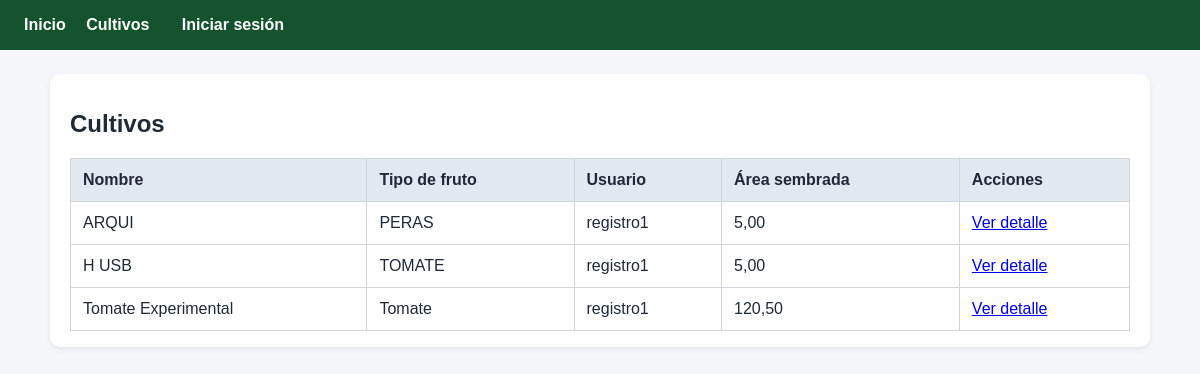
Page /cultivos/ on the committed database.
### cultivos/models.py (models this page shows, shortened)
class Cultivo(models.Model):
	usuario = models.ForeignKey(User, on_delete=models.CASCADE, related_name='cultivos')
	nombre = models.CharField(max_length=200)
	tipo_fruto = models.CharField(max_length=100)
	ubicacion = models.CharField(max_length=255)
	latitud = models.DecimalField(max_digits=10, decimal_places=6, null=True, blank=True)
	longitud = models.DecimalField(max_digits=10, decimal_places=6, null=True, blank=True)
	area_sembrada = models.DecimalField(max_digits=10, decimal_places=2)
	fecha_siembra = models.DateField()
	descripcion = models.TextField(blank=True)
	created_at = models.DateTimeField(auto_now_add=True)
	updated_at = models.DateTimeField(auto_now=True)

### cultivos/views.py (the view)
# urls.py: path('', views.lista_cultivos, name='lista'),
def lista_cultivos(request):
	cultivos = Cultivo.objects.select_related('usuario').order_by('nombre')
	contexto = {
		'cultivos': cultivos,
	}
	return render(request, 'cultivos/lista.html', contexto)

### cultivos/templates/cultivos/lista.html (shortened to what this page needs)
{% extends 'base.html' %}
{% block content %}
<section class="card">
    <h1>Cultivos</h1>
    {% if cultivos %}
        <table>
            <thead>
                <tr>
                    <th>Nombre</th>
                    <th>Tipo de fruto</th>
                    <th>Usuario</th>
                    <th>Área sembrada</th>
                    <th>Acciones</th>
                </tr>
            </thead>
            <tbody>
                {% for cultivo in cultivos %}
                <tr>
                    <td>{{ cultivo.nombre }}</td>
                    <td>{{ cultivo.tipo_fruto }}</td>
                    <td>{{ cultivo.usuario.username }}</td>
                    <td>{{ cultivo.area_sembrada }}</td>
                    <td><a href="{% url 'cultivos:detalle' cultivo.id %}">Ver detalle</a></td>
                </tr>
                {% endfor %}
            </tbody>
        </table>
    {% else %}
        <p class="empty">No hay cultivos registrados.</p>
    {% endif %}
</section>
{% endblock %}

### templates/base.html (style rules this page uses)
body { font-family: Arial, sans-serif; margin: 0; color: #1f2937; background: #f5f7fa; }
.card { background: white; border-radius: 10px; padding: 1rem 1.25rem; margin-bottom: 1rem; box-shadow: 0 2px 6px rgba(15, 23, 42, 0.08); }
table { width: 100%; border-collapse: collapse; background: white; }
th, td { border: 1px solid #d1d5db; padding: 0.75rem; text-align: left; }
th { background: #e2e8f0; }

### rows in the picture
Cultivo: nombre "ARQUI", tipo_fruto "PERAS", usuario.username "registro1", area_sembrada "5,00"
Cultivo: nombre "H USB", tipo_fruto "TOMATE", usuario.username "registro1", area_sembrada "5,00"
Cultivo: nombre "Tomate Experimental", tipo_fruto "Tomate", usuario.username "registro1", area_sembrada "120,50"
